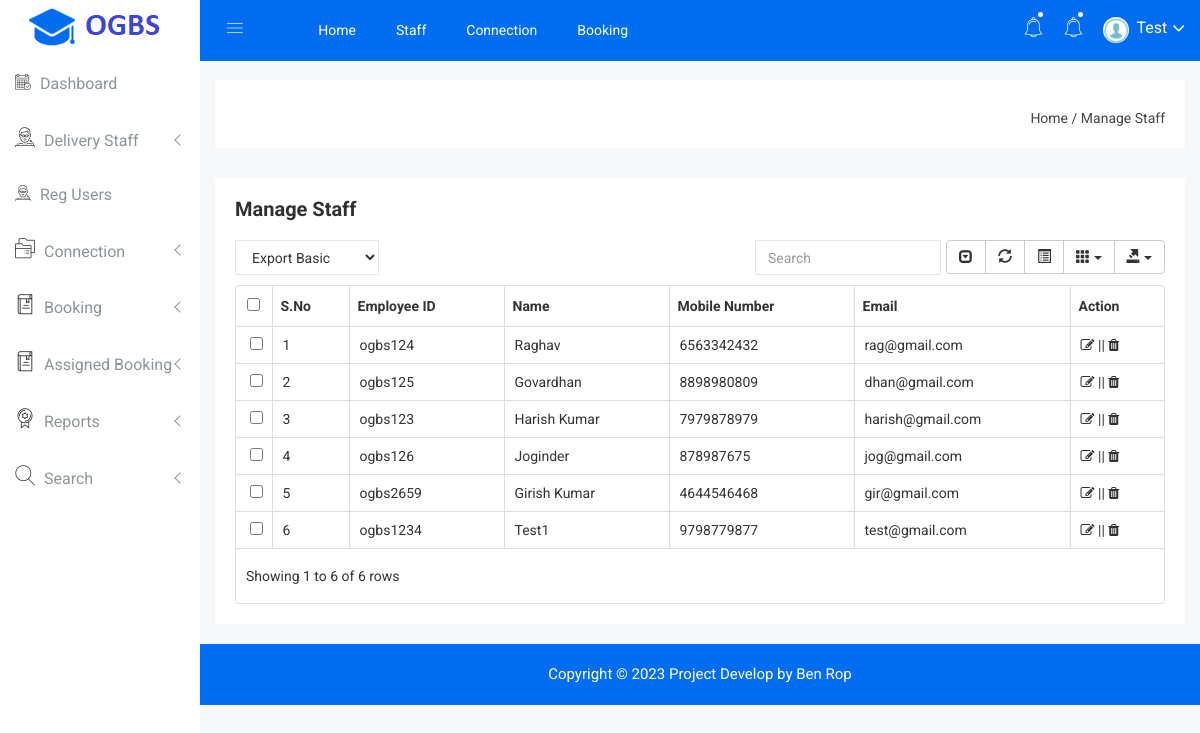
The page /ogbs/admin/manage-staff.php (signed in) on the database its author committed.
### tables this page shows
CREATE TABLE `tblstaff` (
  `ID` int(10) NOT NULL,
  `StaffID` varchar(120) DEFAULT NULL,
  `Name` varchar(200) DEFAULT NULL,
  `MobileNumber` bigint(10) DEFAULT NULL,
  `Email` varchar(200) DEFAULT NULL,
  `Address` mediumtext DEFAULT NULL,
  `Password` varchar(200) DEFAULT NULL,
  `JoiningDate` timestamp NULL DEFAULT current_timestamp()
);

### ogbs/admin/manage-staff.php (the view, shortened to what this page needs)
<?php
include('includes/dbconnection.php');
if (strlen($_SESSION['ogbsaid']==0)) {
  header('location:logout.php');
  } else{
  ?>
<!doctype html>
<html class="no-js" lang="en">
<head>
    <link rel="stylesheet" href="css/bootstrap.min.css">
    <link rel="stylesheet" href="css/font-awesome.min.css">
    <link rel="stylesheet" href="css/owl.carousel.css">
    <link rel="stylesheet" href="css/owl.theme.css">
    <link rel="stylesheet" href="css/owl.transitions.css">
    <link rel="stylesheet" href="css/animate.css">
    <link rel="stylesheet" href="css/normalize.css">
    <link rel="stylesheet" href="css/meanmenu.min.css">
    <link rel="stylesheet" href="css/main.css">
    <link rel="stylesheet" href="css/educate-custon-icon.css">
    <link rel="stylesheet" href="css/morrisjs/morris.css">
    <link rel="stylesheet" href="css/scrollbar/jquery.mCustomScrollbar.min.css">
    <link rel="stylesheet" href="css/metisMenu/metisMenu.min.css">
    <link rel="stylesheet" href="css/metisMenu/metisMenu-vertical.css">
    <link rel="stylesheet" href="css/calendar/fullcalendar.min.css">
    <link rel="stylesheet" href="css/calendar/fullcalendar.print.min.css">
    <link rel="stylesheet" href="css/editor/select2.css">
    <link rel="stylesheet" href="css/editor/datetimepicker.css">
    <link rel="stylesheet" href="css/editor/bootstrap-editable.css">
    <link rel="stylesheet" href="css/editor/x-editor-style.css">
    <link rel="stylesheet" href="css/data-table/bootstrap-table.css">
    <link rel="stylesheet" href="css/data-table/bootstrap-editable.css">
    <link rel="stylesheet" href="style.css">
    <link rel="stylesheet" href="css/responsive.css">
</head>
<body>
    <?php include_once('includes/sidebar.php');?>
   <?php include_once('includes/header.php');?>
            <div class="breadcome-area">
                <div class="container-fluid">
                    <div class="row">
                        <div class="col-lg-12 col-md-12 col-sm-12 col-xs-12">
                            <div class="breadcome-list single-page-breadcome">
                                <div class="row">
                                    <div class="col-lg-12 col-md-6 col-sm-6 col-xs-12">
                                        <ul class="breadcome-menu">
                                            <li><a href="dashboard.php">Home</a> <span class="bread-slash">/</span>
                                            </li>
                                            <li><span class="bread-blod">Manage Staff</span>
                                            </li>
                                        </ul>
                                    </div>
                                </div>
                            </div>
                        </div>
                    </div>
                </div>
            </div>
        </div>
        <div class="data-table-area mg-b-15">
            <div class="container-fluid">
                <div class="row">
                    <div class="col-lg-12 col-md-12 col-sm-12 col-xs-12">
                        <div class="sparkline13-list">
                            <div class="sparkline13-hd">
                                <div class="main-sparkline13-hd">
                                    <h1>Manage  <span class="table-project-n">Staff</span></h1>
                                </div>
                            </div>
                            <div class="sparkline13-graph">
                                <div class="datatable-dashv1-list custom-datatable-overright">
                                    <div id="toolbar">
                                        <select class="form-control dt-tb">
											<option value="">Export Basic</option>
										</select>
                                    </div>
                                    <table id="table" data-toggle="table" data-pagination="true" data-search="true" data-show-columns="true" data-show-pagination-switch="true" data-show-refresh="true" data-key-events="true" data-show-toggle="true" data-resizable="true" data-cookie="true"
                                        data-cookie-id-table="saveId" data-show-export="true" data-click-to-select="true" data-toolbar="#toolbar">
                                        <thead>
                                            <tr>
                                                <th data-field="id">S.No</th>
                                                <th data-field="name" >Employee ID</th>
                                                <th data-field="email" >Name</th>
                                                <th data-field="phone">Mobile Number</th>
                                                <th data-field="complete">Email</th>
                                                <th data-field="action">Action</th>
                                            </tr>
                                        </thead>
                                        <tbody>
                                              <?php
$sql="SELECT * from tblstaff";
$query = $dbh -> prepare($sql);
$query->execute();
$results=$query->fetchAll(PDO::FETCH_OBJ);
$cnt=1;
if($query->rowCount() > 0)
{
foreach($results as $row)
{               ?>
                                            <tr>
                                                <td><?php echo htmlentities($cnt);?></td>
                                                <td><?php  echo htmlentities($row->StaffID);?></td>
                                                <td><?php  echo htmlentities($row->Name);?></td>
                                                <td><?php  echo htmlentities($row->MobileNumber);?></td>
                                                <td class="datatable-ct"><?php  echo htmlentities($row->Email);?>
                                                </td>
                                                <td><a href="edit-staff-detail.php?editid=<?php echo htmlentities ($row->ID);?>"><i class="fa fa-edit" aria-hidden="true"></i></a> || <a href="manage-staff.php?delid=<?php echo ($row->ID);?>" onclick="return confirm('Do you really want to Delete ?');"><i class="fa fa-trash fa-delete" aria-hidden="true"></i></a></td>
                                            </tr>
                                          <?php $cnt=$cnt+1;}} ?>
                                        </tbody>
                                    </table>
                                </div>
                            </div>
                        </div>
                    </div>
                </div>
            </div>
        </div>
       <?php include_once('includes/footer.php');?>
    </div>
</body>
</html><?php }  ?>

### ogbs/admin/includes/sidebar.php (shortened to what this page needs)
<div class="left-sidebar-pro">
       <nav id="sidebar" class="">
           <div class="sidebar-header">
               <a href="index.html"><img class="main-logo" src="img/logo/logo1.png" alt="" /></a>
           </div>
           <div class="left-custom-menu-adp-wrap comment-scrollbar">
               <nav class="sidebar-nav left-sidebar-menu-pro">
                   <ul class="metismenu" id="menu1">
                       <li>
                           <a title="Landing Page" href="dashboard.php" aria-expanded="false"><span class="educate-icon educate-event icon-wrap sub-icon-mg" aria-hidden="true"></span> <span class="mini-click-non">Dashboard</span></a>
                       </li>
                       <li>
                           <a class="has-arrow" href="all-professors.html" aria-expanded="false"><span class="educate-icon educate-professor icon-wrap"></span> <span class="mini-click-non">Delivery Staff</span></a>
                       </li>
                      <li>
                           <a title="Landing Page" href="reg-users.php" aria-expanded="false"><span class="educate-icon educate-professor icon-wrap sub-icon-mg" aria-hidden="true"></span> <span class="mini-click-non">Reg Users</span></a>
                       </li>
                       <li>
                           <a class="has-arrow" href="all-courses.html" aria-expanded="false"><span class="educate-icon educate-course icon-wrap"></span> <span class="mini-click-non">Connection</span></a>
                       </li>
                       <li>
                           <a class="has-arrow" href="" aria-expanded="false"><span class="educate-icon educate-library icon-wrap"></span> <span class="mini-click-non">Booking</span></a>
                       </li>
                       <li>
                           <a class="has-arrow" href="" aria-expanded="false"><span class="educate-icon educate-library icon-wrap"></span> <span class="mini-click-non">Assigned Booking</span></a>
                       </li>
                       <li>
                           <a class="has-arrow" href="" aria-expanded="false"><span class="educate-icon educate-department icon-wrap"></span> <span class="mini-click-non">Reports</span></a>
                       </li>
                       <li>
                           <a class="has-arrow" href="" aria-expanded="false"><span class="educate-icon educate-search icon-wrap"></span> <span class="mini-click-non">Search</span></a>
                       </li>
                   </ul>
               </nav>
           </div>
       </nav>
   </div>

### ogbs/admin/includes/header.php (shortened to what this page needs)
   <div class="all-content-wrapper">
        <div class="container-fluid">
            <div class="row">
                <div class="col-lg-12 col-md-12 col-sm-12 col-xs-12">
                    <div class="logo-pro">
                        <a href="dashboard.php"><img class="main-logo" src="img/logo/logo.png" alt="" /></a>
                    </div>
                </div>
            </div>
        </div>
        <div class="header-advance-area">
            <div class="header-top-area">
                <div class="container-fluid">
                    <div class="row">
                        <div class="col-lg-12 col-md-12 col-sm-12 col-xs-12">
                            <div class="header-top-wraper">
                                <div class="row">
                                    <div class="col-lg-1 col-md-0 col-sm-1 col-xs-12">
                                        <div class="menu-switcher-pro">
                                            <button type="button" id="sidebarCollapse" class="btn bar-button-pro header-drl-controller-btn btn-info navbar-btn">
                                                    <i class="educate-icon educate-nav"></i>
                                                </button>
                                        </div>
                                    </div>
                                    <div class="col-lg-6 col-md-7 col-sm-6 col-xs-12">
                                        <div class="header-top-menu tabl-d-n">
                                            <ul class="nav navbar-nav mai-top-nav">
                                                <li class="nav-item"><a href="dashboard.php" class="nav-link">Home</a>
                                                </li>
                                                <li class="nav-item"><a href="manage-staff.php" class="nav-link">Staff</a>
                                                </li>
                                                <li class="nav-item"><a href="all-connection.php" class="nav-link">Connection</a>
                                                </li>
                                                <li class="nav-item"><a href="all-booking.php" class="nav-link">Booking</a>
                                                </li>
                                            </ul>
                                        </div>
                                    </div>
                                    <div class="col-lg-5 col-md-5 col-sm-12 col-xs-12">
                                        <div class="header-right-info">
                                            <ul class="nav navbar-nav mai-top-nav header-right-menu">
                                                <li class="nav-item"><a href="new-connection.php" data-toggle="dropdown" role="button" aria-expanded="false" class="nav-link dropdown-toggle"><i class="educate-icon educate-bell" aria-hidden="true"></i><span class="indicator-nt"></span></a>
                                                </li>
                                                <li class="nav-item"><a href="new-booking.php" data-toggle="dropdown" role="button" aria-expanded="false" class="nav-link dropdown-toggle"><i class="educate-icon educate-bell" aria-hidden="true"></i><span class="indicator-nt"></span></a>
                                                </li>
                                                <?php
$aid=$_SESSION['ogbsaid'];
$sql="SELECT AdminName from  tbladmin where ID=:aid";
$query = $dbh -> prepare($sql);
$query->bindParam(':aid',$aid,PDO::PARAM_STR);
$query->execute();
$results=$query->fetchAll(PDO::FETCH_OBJ);
$cnt=1;
if($query->rowCount() > 0)
{
foreach($results as $row)
{               ?>
                                                <li class="nav-item">
                                                    <a href="#" data-toggle="dropdown" role="button" aria-expanded="false" class="nav-link dropdown-toggle">
                                                            <img src="img/product/images.png" alt="" />
                                                            <span class="admin-name"><?php  echo $row->AdminName;?></span>
                                                            <i class="fa fa-angle-down edu-icon edu-down-arrow"></i><?php $cnt=$cnt+1;}} ?>
                                                        </a>
                                                </li>
 </ul>
                                        </div>
                                    </div>
                                </div>
                            </div>
                        </div>
                    </div>
                </div>
            </div>

### ogbs/admin/includes/footer.php
<div class="footer-copyright-area">
            <div class="container-fluid">
                <div class="row">
                    <div class="col-lg-12">
                        <div class="footer-copy-right">
                            <p>Copyright © 2023 Project Develop by Ben Rop</p>
                        </div>
                    </div>
                </div>
            </div>
        </div>

### ogbs/admin/css/main.css (style rules this page uses)
html { color: #222; font-size: 1em; line-height: 1.4; }
audio, canvas, iframe, img, svg, video { vertical-align: middle; }

### ogbs/admin/css/metisMenu/metisMenu-vertical.css (style rules this page uses)
.sidebar-nav { background: #fff; }
.sidebar-nav ul { padding: 0; margin: 0; list-style: none; background: #f5f5f5; }
.sidebar-nav .metismenu { background: #fff; display: -webkit-box; display: -ms-flexbox; display: flex; -webkit-box-orient: vertical; -webkit-box-direction: normal; -ms-flex-direction: column; flex-direction: column; }
.sidebar-nav .metismenu li + li { margin-top: 5px; }
.sidebar-nav .metismenu li:last-child { margin-bottom: 5px; }
.sidebar-nav .metismenu > li { display: -webkit-box; display: -ms-flexbox; display: flex; -webkit-box-orient: vertical; -webkit-box-direction: normal; -ms-flex-direction: column; flex-direction: column; position: relative; }
.sidebar-nav .metismenu a { position: relative; display: block; padding: 13px 15px; color: #444; outline-width: 0; transition: all .3s ease-out; font-size:16px; font-weight:400; }
.sidebar-nav .metismenu li .icon-wrap { margin-right:5px; font-size:20px; color:#303030; }
.sidebar-nav .metismenu li .sub-icon-mg { margin-right:5px; font-size:16px; }

### rows shown on the page
tblstaff: StaffID "ogbs124", Name "Raghav", MobileNumber "6563342432", Email "rag@gmail.com"
tblstaff: StaffID "ogbs125", Name "Govardhan", MobileNumber "8898980809", Email "dhan@gmail.com"
tblstaff: StaffID "ogbs123", Name "Harish Kumar", MobileNumber "7979878979", Email "harish@gmail.com"
tblstaff: StaffID "ogbs126", Name "Joginder", MobileNumber "878987675", Email "jog@gmail.com"
tblstaff: StaffID "ogbs2659", Name "Girish Kumar", MobileNumber "4644546468", Email "gir@gmail.com"
tblstaff: StaffID "ogbs1234", Name "Test1", MobileNumber "9798779877", Email "test@gmail.com"

### other values the page prints
$row->AdminName "Test"
